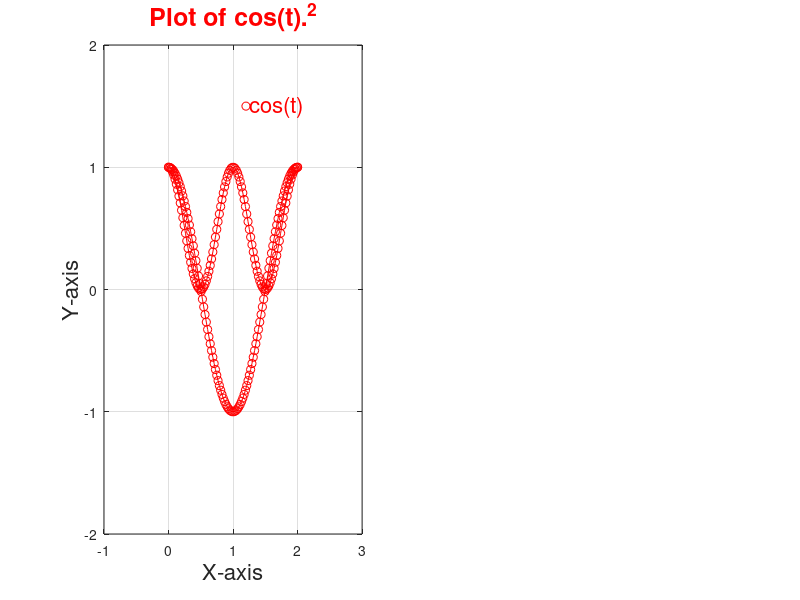

The MATLAB source for this figure:
t=linspace(0,2*pi,100);

subplot(1,2,1);
y1=cos(t);
plot(t/pi,y1,'-ro');
grid on

title('Plot of cos(t)','Color','r','FontSize',18);
xlabel('X-axis','FontSize',16);
ylabel('Y-axis','FontSize',16);
hold; 

plot(1.2,1.5,'-ro');
text(1.25,1.5,'cos(t)','Color','r','FontSize',16);

axis([-1,3,-2,2])





subplot(1,2,1);
y2=cos(t).^2;
plot(t/pi,y2,'-ro');
grid on

title('Plot of cos(t).^2','Color','r','FontSize',18);
xlabel('X-axis','FontSize',16);
ylabel('Y-axis','FontSize',16);